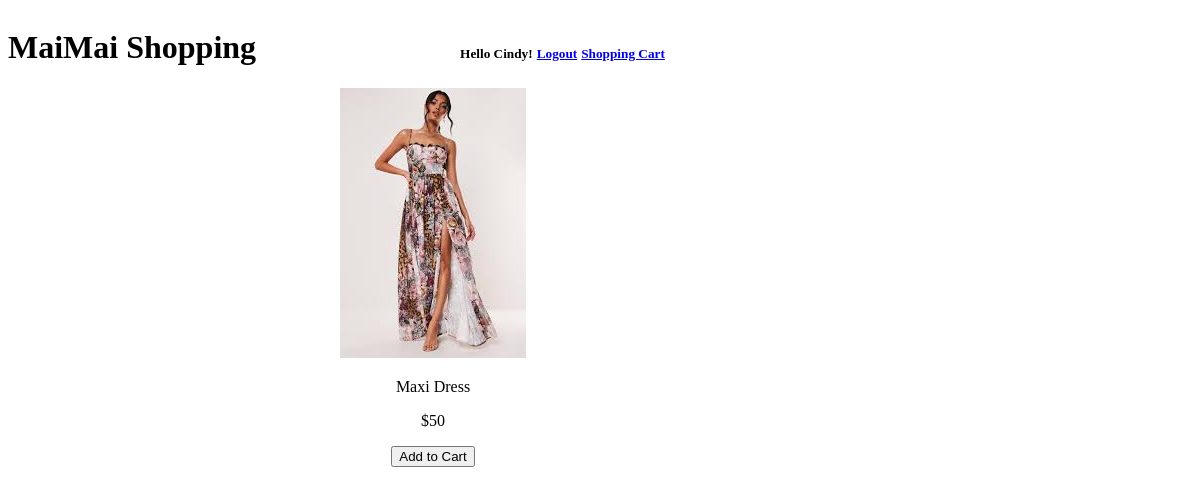
The app's page /homepage (signed in), older data.
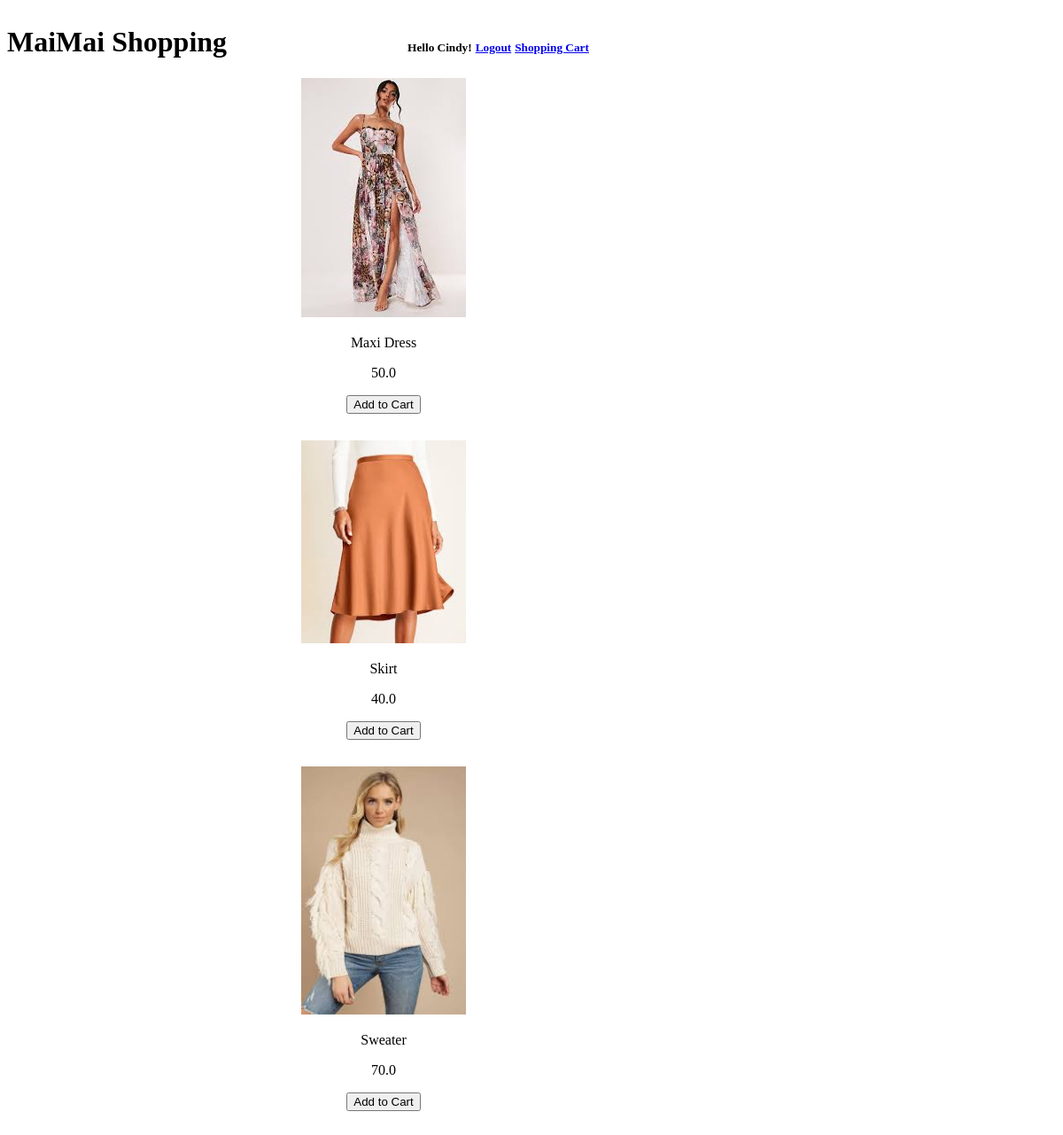
The same page, newer data.
### app.py (models this page shows)
class User(db.Model):
    __tablename__ = "user"    # optional
    id = db.Column(db.Integer, primary_key=True)
    first_name = db.Column(db.String(255))
    last_name = db.Column(db.String(255))
    email = db.Column(db.String(255))
    pw = db.Column(db.String(255))
    confirm_pw = db.Column(db.String(255))
    created_at = db.Column(db.DateTime, server_default=func.now())    # notice the extra import statement above
    updated_at = db.Column(db.DateTime, server_default=func.now(), onupdate=func.now())

class Product(db.Model):
    __tablename__ = "product"    # optional
    id = db.Column(db.Integer, primary_key=True)
    product_image = db.Column(db.String(255))
    product_name = db.Column(db.String(255))
    product_price = db.Column(db.Float)

### app.py (the view)
@app.route('/homepage')
def homepage():
    if 'id' not in session:
        return redirect('/')
    print("******")
    user_with_correct_id = User.query.filter_by(id=session['id']).all()
    if user_with_correct_id:
        user_data =  {}
        user_data['first_name'] = user_with_correct_id[0].first_name
        user_data['user_id'] = user_with_correct_id[0].id
        user_data['product'] = []
        product = Product.query.all()
        user_data['product'].extend(product)
    return render_template('product.html', user=user_data)

### templates/product.html (shortened to what this page needs)
<!DOCTYPE html>
<html lang="en">
<head>
</head>
<body>
    <div id="wrapper">
        <h1>MaiMai Shopping </h1>
        <h5 id="greeting">Hello {{user['first_name']}}!</h5>
        <h5 id="logout"><a href="/logout">Logout</a></h5>
        <h5 id="shoppingcart"><a href="/shoppingcart">Shopping Cart</a></h5>
        <div id="productSection">
        {% for product in user['product'] %}
            <img src="{{product['product_image']}}" alt="maxiDress">
            <p>{{product['product_name']}}</p>
            <p>{{product['product_price']}}</p>
            <form action="/addShoppingCart" method='POST'>
                <input type="submit" value="Add to Cart">
            </form>
        {% endfor %}
    </div>
    </div>
</body>
</html>

### templates/product.html (style rules this page uses)
#wrapper { width: 800px; }
h1 { display: inline-block; }
#greeting { display: inline-block; margin-left: 200px; }
#logout { display: inline-block; }
#shoppingcart { display: inline-block; }
#productSection { width: 250px; display: inline-block; vertical-align: top; margin-left: 300px; text-align: center; }
img { width: 186px; }
input { margin-bottom: 30px; }

Row changes from the older to the newer data that the page shows:
changed Product "Maxi Dress": product_price "$50" → "50.0"
added Product: product_image (picture), product_name "Skirt", product_price "40.0"
added Product: product_image (picture), product_name "Sweater", product_price "70.0"
